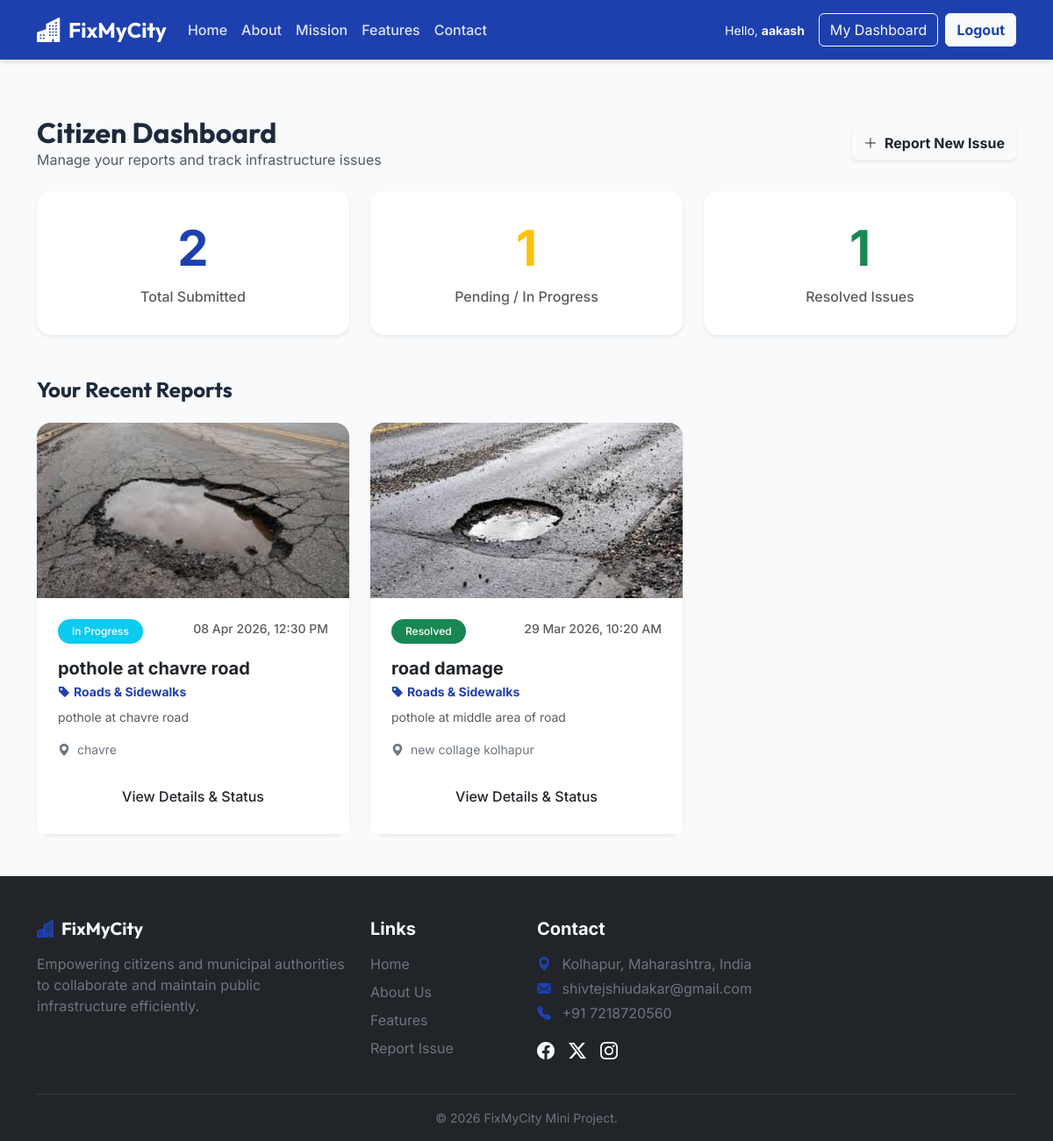
The app's page /citizen/dashboard (signed in) with its own data.
### tables this page shows
CREATE TABLE issues (
            id INTEGER PRIMARY KEY AUTOINCREMENT,
            user_id INTEGER NOT NULL,
            title VARCHAR(150) NOT NULL,
            category VARCHAR(50) NOT NULL,
            location_desc TEXT NOT NULL,
            latitude REAL,
            longitude REAL,
            description TEXT,
            image_path VARCHAR(255),
            status TEXT CHECK(status IN ('Pending', 'In Progress', 'Resolved', 'Rejected')) DEFAULT 'Pending',
            department_id INTEGER,
            created_at TIMESTAMP DEFAULT CURRENT_TIMESTAMP,
            updated_at TIMESTAMP DEFAULT CURRENT_TIMESTAMP,
            FOREIGN KEY (user_id) REFERENCES users(id) ON DELETE CASCADE,
            FOREIGN KEY (department_id) REFERENCES departments(id) ON DELETE SET NULL
        );

### app.py (the view)
@app.route('/citizen/dashboard')
@login_required
@role_required('citizen')
def citizen_dashboard():
    conn = get_db_connection()
    user_id = session['user_id']
    total = conn.execute('SELECT COUNT(*) FROM issues WHERE user_id = ?', (user_id,)).fetchone()[0]
    pending = conn.execute('SELECT COUNT(*) FROM issues WHERE user_id = ? AND status IN ("Pending", "In Progress")', (user_id,)).fetchone()[0]
    resolved = conn.execute('SELECT COUNT(*) FROM issues WHERE user_id = ? AND status = "Resolved"', (user_id,)).fetchone()[0]
    issues = conn.execute(
        'SELECT * FROM issues WHERE user_id = ? ORDER BY created_at DESC LIMIT 10',
        (user_id,)
    ).fetchall()
    issues = [dict(issue) for issue in issues]
    for issue in issues:
        issue['created_at'] = convert_to_ist(issue['created_at'])
    conn.close()
    return render_template('citizen_dashboard.html',
                          total_reports=total,
                          pending_reports=pending,
                          resolved_reports=resolved,
                          issues=issues)

### app.py (called while the page is built)
def convert_to_ist(utc_time):
    if not utc_time:
        return utc_time
    utc = pytz.utc
    ist = pytz.timezone("Asia/Kolkata")
    if isinstance(utc_time, str):
        utc_dt = dt.strptime(utc_time, "%Y-%m-%d %H:%M:%S")
    else:
        utc_dt = utc_time
    utc_dt = utc.localize(utc_dt)
    ist_dt = utc_dt.astimezone(ist)
    return ist_dt.strftime("%d %b %Y, %I:%M %p")

@app.context_processor
def inject_user():
    user = None
    if 'user_id' in session:
        conn = get_db_connection()
        user = conn.execute('SELECT * FROM users WHERE id = ?', (session['user_id'],)).fetchone()
        conn.close()
    return dict(current_user=user)

def login_required(f):
    @wraps(f)
    def decorated_function(*args, **kwargs):
        if 'user_id' not in session:
            flash('Please log in to access this page.', 'warning')
            return redirect(url_for('login', next=request.url))
        return f(*args, **kwargs)
    return decorated_function

def role_required(role):
    def decorator(f):
        @wraps(f)
        def decorated_function(*args, **kwargs):
            if 'user_id' not in session or session.get('role') != role and session.get('role') != 'admin':
                flash('You do not have permission to access this page.', 'danger')
                return redirect(url_for('index'))
            return f(*args, **kwargs)
        return decorated_function
    return decorator

### database.py (called while the page is built)
def get_db_connection():
    conn = sqlite3.connect(Config.DB_PATH)
    conn.row_factory = sqlite3.Row
    return conn

### templates/citizen_dashboard.html (shortened to what this page needs)
{% extends 'base.html' %}
{% block content %}
<div class="container py-5">
    <div class="d-flex justify-content-between align-items-center mb-4">
        <div>
            <h2 class="fw-bold font-outfit mb-0">Citizen Dashboard</h2>
            <p class="text-muted mb-0">Manage your reports and track infrastructure issues</p>
        </div>
        <button class="btn btn-primary-custom shadow-sm fw-bold hover-lift" data-bs-toggle="modal"
            data-bs-target="#newIssueModal">
            <i class="bi bi-plus-lg me-2"></i>Report New Issue
        </button>
    </div>
    <div class="row g-4 mb-5">
        <div class="col-md-4">
            <div class="card border-0 shadow-sm rounded-4 text-center h-100 p-3 bg-white">
                <div class="card-body">
                    <h1 class="display-4 fw-bold text-primary-custom">{{ total_reports }}</h1>
                    <p class="text-muted fw-medium mb-0">Total Submitted</p>
                </div>
            </div>
        </div>
        <div class="col-md-4">
            <div class="card border-0 shadow-sm rounded-4 text-center h-100 p-3 bg-white">
                <div class="card-body">
                    <h1 class="display-4 fw-bold text-warning">{{ pending_reports }}</h1>
                    <p class="text-muted fw-medium mb-0">Pending / In Progress</p>
                </div>
            </div>
        </div>
        <div class="col-md-4">
            <div class="card border-0 shadow-sm rounded-4 text-center h-100 p-3 bg-white">
                <div class="card-body">
                    <h1 class="display-4 fw-bold text-success">{{ resolved_reports }}</h1>
                    <p class="text-muted fw-medium mb-0">Resolved Issues</p>
                </div>
            </div>
        </div>
    </div>
    <h4 class="fw-bold font-outfit mb-4">Your Recent Reports</h4>
    {% if issues %}
    <div class="row g-4">
        {% for issue in issues %}
        <div class="col-md-6 col-lg-4">
            <div class="card dashboard-card h-100 border-0 shadow-sm rounded-4
                {% if issue.status == 'Pending' %}status-pending
                {% elif issue.status == 'In Progress' %}status-progress
                {% elif issue.status == 'Resolved' %}status-resolved
                {% endif %}">
                {% if issue.image_path %}
                <img src="{{ url_for('static', filename='uploads/' + issue.image_path) }}" class="card-img-top"
                    alt="Issue image"
                    style="height: 200px; object-fit: cover; border-top-left-radius: 1rem; border-top-right-radius: 1rem;">
                {% else %}
                <div class="bg-light d-flex align-items-center justify-content-center"
                    style="height: 200px; border-top-left-radius: 1rem; border-top-right-radius: 1rem;">
                    <i class="bi bi-image text-muted fs-1 opacity-50"></i>
                </div>
                {% endif %}
                <div class="card-body p-4">
                    <div class="d-flex justify-content-between align-items-start mb-2">
                        <span class="badge
                            {% if issue.status == 'Pending' %}bg-warning text-dark
                            {% elif issue.status == 'In Progress' %}bg-info text-white
                            {% elif issue.status == 'Resolved' %}bg-success text-white
                            {% endif %} rounded-pill fw-medium px-3 py-2">
                            {{ issue.status }}
                        </span>
                        <small class="text-muted fw-medium">{{ issue.created_at }}</small>
                    </div>
                    <h5 class="fw-bold mt-3 mb-1 text-truncate">{{ issue.title }}</h5>
                    <p class="text-primary-custom small fw-bold mb-2"><i class="bi bi-tag-fill me-1"></i>{{
                        issue.category }}</p>
                    <p class="text-muted small mb-3 text-truncate-2"
                        style="display: -webkit-box; -webkit-line-clamp: 2; line-clamp: 2; -webkit-box-orient: vertical; overflow: hidden;">
                        {{ issue.description }}
                    </p>
                    <div class="d-flex align-items-center text-secondary small">
                        <i class="bi bi-geo-alt-fill me-2"></i>
                        <span class="text-truncate">{{ issue.location_desc }}</span>
                    </div>
                </div>
                <div class="card-footer bg-white border-top-0 p-4 pt-0">
                    <a href="{{ url_for('view_issue', issue_id=issue.id) }}"
                        class="btn btn-outline-primary-custom w-100 fw-medium rounded-3">View Details & Status</a>
                </div>
            </div>
        </div>
        {% endfor %}
    </div>
    {% endif %}
</div>
{% endblock %}

### templates/base.html (shortened to what this page needs)
<!DOCTYPE html>
<html lang="en">
<head>
    <link href="https://cdn.jsdelivr.net/npm/bootstrap@5.3.0/dist/css/bootstrap.min.css" rel="stylesheet">
    <link rel="stylesheet" href="https://cdn.jsdelivr.net/npm/bootstrap-icons@1.11.1/font/bootstrap-icons.css">
    <link rel="stylesheet" href="{{ url_for('static', filename='css/style.css') }}">
</head>
<body class="d-flex flex-column min-vh-100">
    <nav class="navbar navbar-expand-lg navbar-dark bg-primary-custom sticky-top">
        <div class="container">
            <a class="navbar-brand d-flex align-items-center" href="{{ url_for('index') }}">
                <i class="bi bi-buildings-fill me-2 fs-3"></i>
                <span class="fw-bold font-outfit fs-4">FixMyCity</span>
            </a>
            <div class="collapse navbar-collapse" id="navbarNav">
                <ul class="navbar-nav me-auto">
                    <li class="nav-item">
                        <a class="nav-link {% if request.endpoint == 'index' %}active{% endif %}"
                            href="{{ url_for('index') }}">Home</a>
                    </li>
                    <li class="nav-item">
                        <a class="nav-link {% if request.endpoint == 'about' %}active{% endif %}"
                            href="{{ url_for('about') }}">About</a>
                    </li>
                    <li class="nav-item">
                        <a class="nav-link {% if request.endpoint == 'mission' %}active{% endif %}"
                            href="{{ url_for('mission') }}">Mission</a>
                    </li>
                    <li class="nav-item">
                        <a class="nav-link {% if request.endpoint == 'features' %}active{% endif %}"
                            href="{{ url_for('features') }}">Features</a>
                    </li>
                    <li class="nav-item">
                        <a class="nav-link {% if request.endpoint == 'contact' %}active{% endif %}"
                            href="{{ url_for('contact') }}">Contact</a>
                    </li>
                </ul>
                <div class="d-flex gap-2 align-items-center">
                    {% if 'user_id' in session %}
                    <span class="text-light me-2 d-none d-lg-inline small">Hello, <strong>{{ session.get('username')
                            }}</strong></span>
                    {% if session.get('role') == 'admin' %}
                    <a href="{{ url_for('admin_dashboard') }}" class="btn btn-outline-light nav-btn">Admin Panel</a>
                    {% elif session.get('role') == 'staff' %}
                    <a href="{{ url_for('staff_dashboard') }}" class="btn btn-outline-light nav-btn">Staff Panel</a>
                    {% else %}
                    <a href="{{ url_for('citizen_dashboard') }}" class="btn btn-outline-light nav-btn">My Dashboard</a>
                    {% endif %}
                    <a href="{{ url_for('logout') }}"
                        class="btn btn-light text-primary-custom fw-bold nav-btn">Logout</a>
                    {% else %}
                    <a href="{{ url_for('login') }}" class="btn btn-outline-light nav-btn">Log In</a>
                    <a href="{{ url_for('register') }}"
                        class="btn btn-light text-primary-custom fw-bold nav-btn shadow-sm">Sign Up</a>
                    {% endif %}
                </div>
            </div>
        </div>
    </nav>
    <main class="flex-grow-1">
        {% block content %}{% endblock %}
    </main>
    <footer class="bg-dark text-light pt-5 pb-3 mt-auto">
        <div class="container">
            <div class="row gy-4">
                <div class="col-lg-4 col-md-6">
                    <h5 class="font-outfit fw-bold mb-3 d-flex align-items-center">
                        <i class="bi bi-buildings-fill me-2 text-primary-custom"></i>FixMyCity
                    </h5>
                    <p class="text-secondary">Empowering citizens and municipal authorities to collaborate and maintain
                        public infrastructure efficiently.</p>
                </div>
                <div class="col-lg-2 col-md-3">
                    <h5 class="fw-bold mb-3">Links</h5>
                    <ul class="list-unstyled">
                        <li class="mb-2"><a href="{{ url_for('index') }}"
                                class="text-decoration-none text-secondary footer-link">Home</a></li>
                        <li class="mb-2"><a href="{{ url_for('about') }}"
                                class="text-decoration-none text-secondary footer-link">About Us</a></li>
                        <li class="mb-2"><a href="{{ url_for('features') }}"
                                class="text-decoration-none text-secondary footer-link">Features</a></li>
                        <li class="mb-2"><a href="{{ url_for('citizen_dashboard') }}"
                                class="text-decoration-none text-secondary footer-link">Report
                                Issue</a></li>
                    </ul>
                </div>
                <div class="col-lg-6 col-md-12">
                    <h5 class="fw-bold mb-3">Contact </h5>
                    <p class="text-secondary mb-1"><i class="bi bi-geo-alt-fill me-2 text-primary-custom"></i>
                        Kolhapur, Maharashtra, India </p>
                    <p class="text-secondary mb-1"><i class="bi bi-envelope-fill me-2 text-primary-custom"></i>
                        shivtejshiudakar@gmail.com</p>
                    <p class="text-secondary mb-3"><i class="bi bi-telephone-fill me-2 text-primary-custom"></i>
                        +91 7218720560</p>
                    <div class="d-flex gap-3">
                        <a href="#" class="text-light social-icon"><i class="bi bi-facebook fs-5"></i></a>
                        <a href="#" class="text-light social-icon"><i class="bi bi-twitter-x fs-5"></i></a>
                        <a href="#" class="text-light social-icon"><i class="bi bi-instagram fs-5"></i></a>
                    </div>
                </div>
            </div>
            <hr class="border-secondary mt-4 mb-3">
            <div class="text-center text-secondary small">
                &copy; {{ range(2023, 2027) | last }} FixMyCity Mini Project.
            </div>
        </div>
    </footer>
</body>
</html>

### static/css/style.css (style rules this page uses)
:root { --fmc-primary: #1e40af; --fmc-primary-light: #eff6ff; --fmc-secondary: #3b82f6; --fmc-accent: #f59e0b; --fmc-dark: #1e293b; --fmc-light: #f8fafc; --fmc-success: #10b981; --fmc-success-light: #ecfdf5; --fmc-warning: #f59e0b; --fmc-warning-light: #fffbeb; --fmc-info: #0ea5e9; --fmc-info-light: #f0f9ff; --fmc-danger: #ef4444; }
body { font-family: 'Inter', sans-serif; background-color: var(--fmc-light); color: var(--fmc-dark); }
.font-outfit { font-family: 'Outfit', sans-serif; }
.text-primary-custom { color: var(--fmc-primary) !important; }
.bg-primary-custom { background-color: var(--fmc-primary) !important; }
.navbar { box-shadow: 0 4px 6px -1px rgba(0, 0, 0, 0.1); transition: all 0.3s ease; }
.nav-btn { transition: all 0.2s; }
.navbar-dark .navbar-nav .nav-link { color: rgba(255, 255, 255, 0.85); font-weight: 500; transition: color 0.2s; }
.hover-lift { transition: transform 0.3s ease, box-shadow 0.3s ease; }
.footer-link { transition: color 0.2s, padding-left 0.2s; }
.social-icon { transition: transform 0.2s, color 0.2s; }
.dashboard-card { border-left: 4px solid var(--fmc-primary); transition: all 0.3s ease; }
.dashboard-card.status-progress { border-left-color: var(--fmc-info); }
.dashboard-card.status-resolved { border-left-color: var(--fmc-success); }

### records on screen
issues: image_path (picture), status "In Progress", created_at "08 Apr 2026, 12:30 PM", title "pothole at chavre road", category "Roads & Sidewalks", description "pothole at chavre road", location_desc "chavre"
issues: image_path (picture), status "Resolved", created_at "29 Mar 2026, 10:20 AM", title "road damage", category "Roads & Sidewalks", description "pothole at middle area of road", location_desc "new collage kolhapur"

### other values on screen
{{ session.get('username') }} "aakash"
{{ total_reports }} "2"
{{ pending_reports }} "1"
{{ resolved_reports }} "1"
{{ range(2023, 2027) | last }} "2026"
